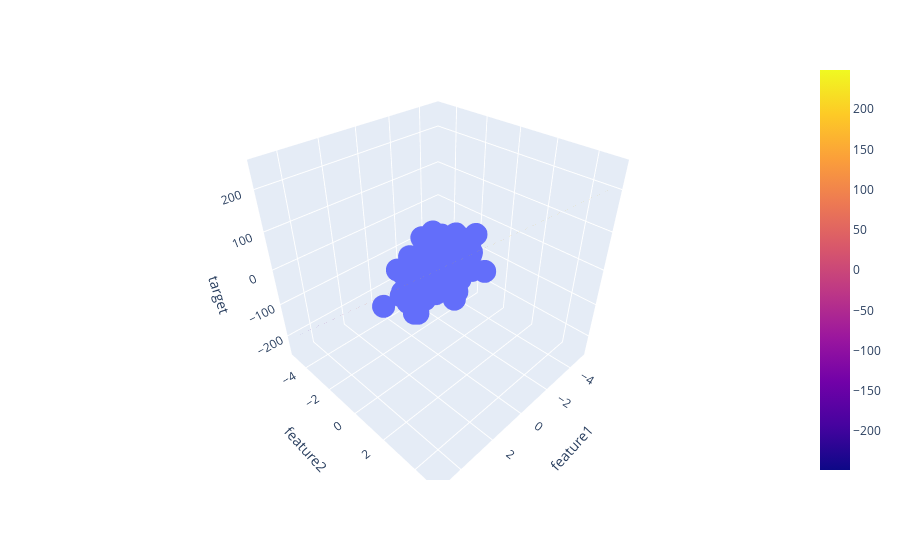

The notebook cell this image was saved under:
### Code cell
# Predict z values for the surface
z = lr.predict(final).reshape(xGrid.shape)

fig = px.scatter_3d(df, x='feature1', y='feature2', z='target')

fig.add_trace(go.Surface(x=xGrid, y=yGrid, z=z))

fig.show()
